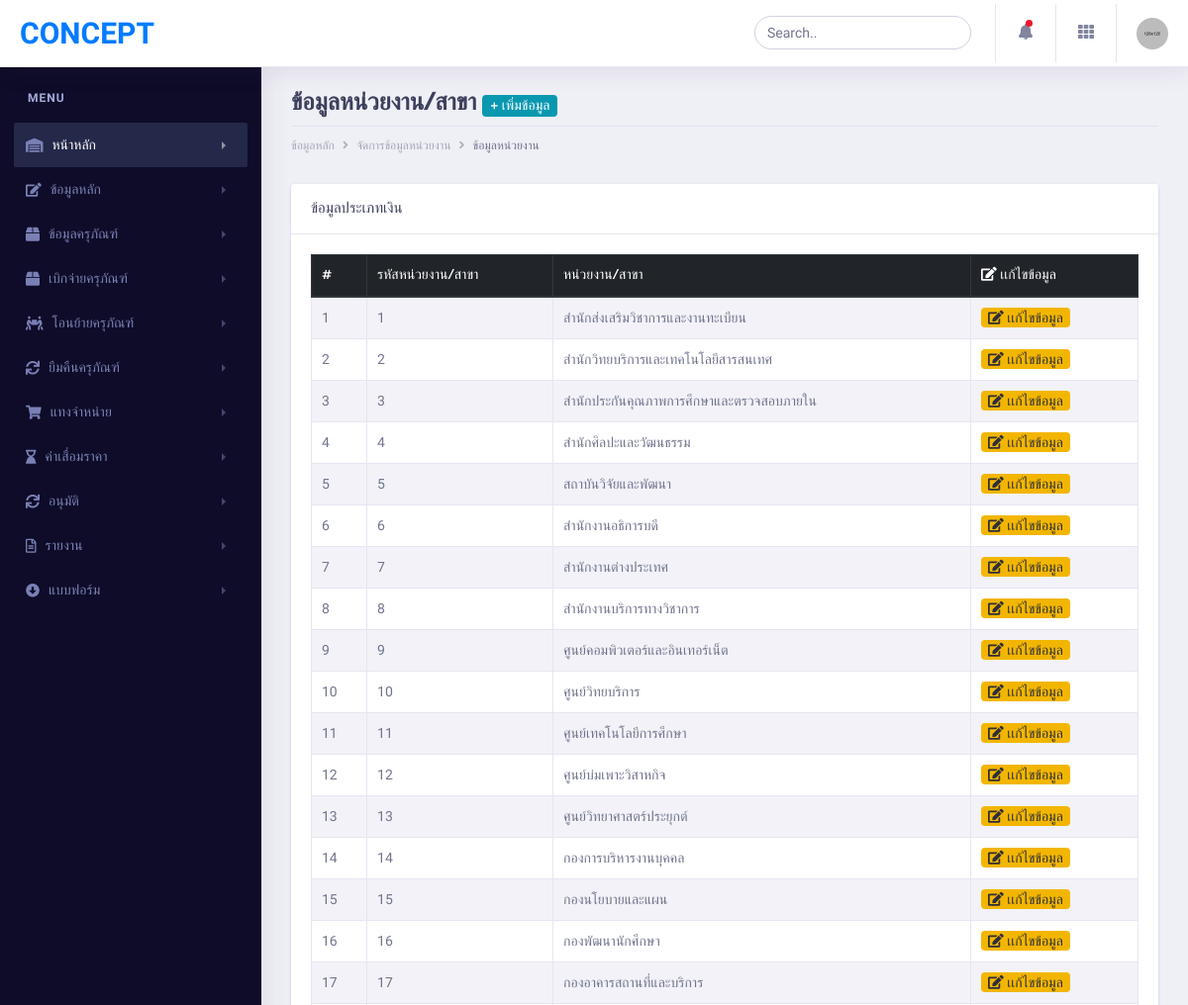
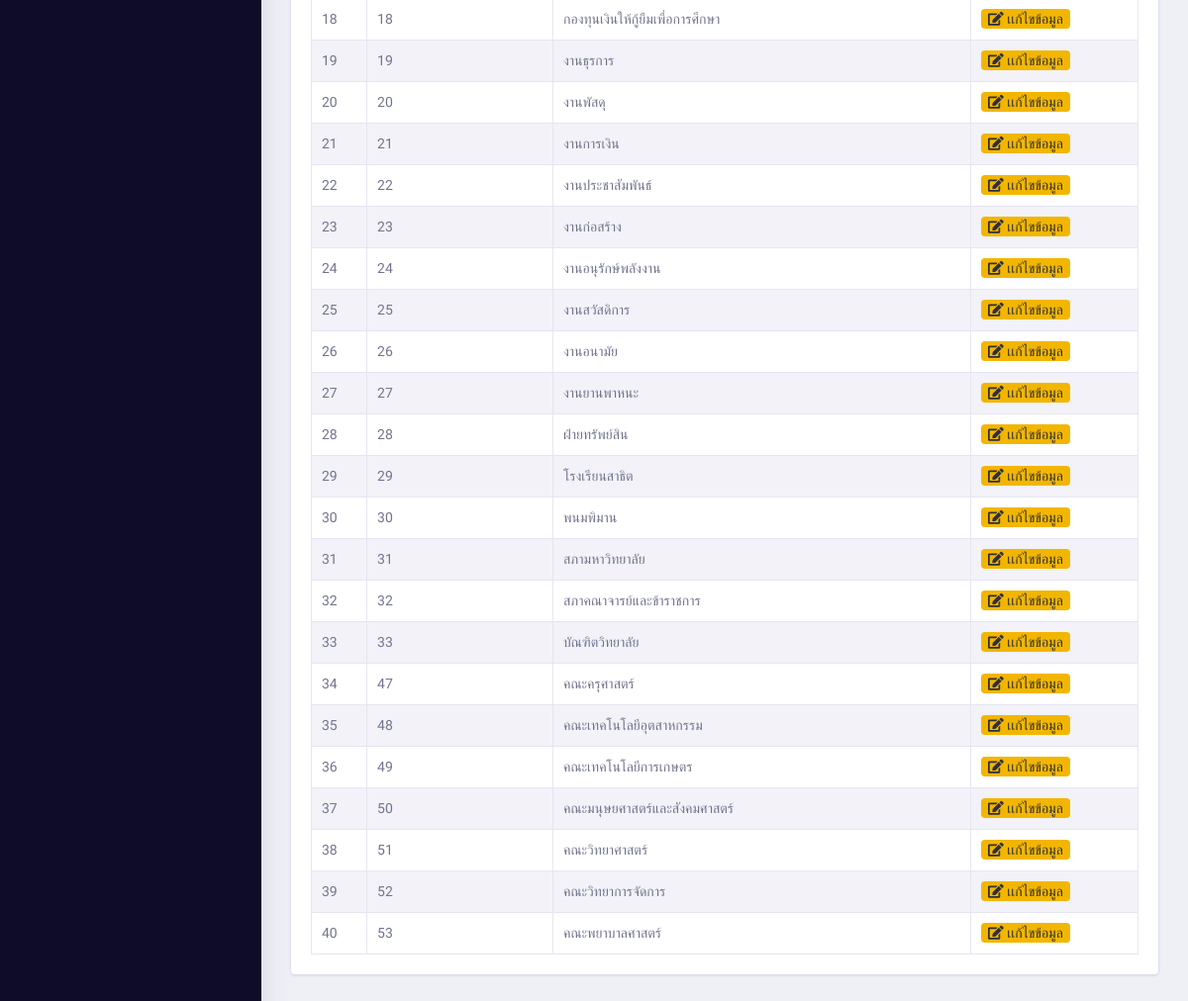
The page /?page=agency (signed in) on the database its author committed (2 pictures, top to bottom).
### tables this page shows
CREATE TABLE `agencys` (
  `agency_id` int(11) NOT NULL AUTO_INCREMENT COMMENT 'รหัสประเภทหน่วยงาน	',
  `agency_name` varchar(200) NOT NULL COMMENT 'ประเภทหน่วยงาน',
  `a` int(11) NOT NULL,
  PRIMARY KEY (`agency_id`)
);

### page/agency.php (the view, shortened to what this page needs)
<?php
include 'dbconnect.php';
$select_agencys = "SELECT * FROM agencys";
$result = mysqli_query($connect, $select_agencys);
?>
<!DOCTYPE html>
<html lang="en">
<head>
</head>
<body>
    <div class="dashboard-wrapper">
        <div class="container-fluid  dashboard-content">
            <div class="row">
                <div class="col-xl-12 col-lg-12 col-md-12 col-sm-12 col-12">
                    <div class="page-header">
                        <h1 class="pageheader-title"><b>ข้อมูลหน่วยงาน/สาขา</b>
                            <button type="button" class="btn badge badge-pill badge-info" data-toggle="modal"
                                data-target=".bd-example-modal-lg">+ เพิ่มข้อมูล </button>
                        </h1>
                        <div class="page-breadcrumb">
                            <nav aria-label="breadcrumb">
                                <ol class="breadcrumb">
                                    <li class="breadcrumb-item"><a href="#" class="breadcrumb-link">ข้อมูลหลัก</a></li>
                                    <li class="breadcrumb-item"><a href="#"
                                            class="breadcrumb-link">จัดการข้อมูลหน่วยงาน</a></li>
                                    <li class="breadcrumb-item active" aria-current="page">ข้อมูลหน่วยงาน</li>
                                </ol>
                            </nav>
                        </div>
                    </div>
                </div>
                <div class="col-md-12">
                    <div class="card">
                        <h5 class="card-header">ข้อมูลประเภทเงิน</h5>
                        <div class="card-body">
                            <table class="table table-striped table-bordered">
                                <thead class="thead-dark">
                                    <tr>
                                        <th scope="col">#</th>
                                        <th scope="col"> รหัสหน่วยงาน/สาขา</th>
                                        <th scope="col"> หน่วยงาน/สาขา</th>
                                        <th scope="col"><i class="fa fa-edit"></i> เเก้ไขข้อมูล</th>
                                    </tr>
                                </thead>
                                <tbody>
                                    <?php $i = 1;
                                while ($row = mysqli_fetch_assoc($result)) { ?>
                                    <tr>
                                        <td><?= $i++; ?></td>
                                        <td><?= $row['agency_id'] ?></td>
                                        <td><?= $row['agency_name'] ?></td>
                                        <td>
                                            <a href="?page=edit_agency&agc_id&agency_id=<?php echo $row["agency_id"] ?>" class="badge badge-pill badge-warning"><i class="fa fa-edit"> </i> เเก้ไขข้อมูล </a>
                                        </td>
                                    </tr>
                                    <?php } ?>
                                </tbody>
                            </table>
                        </div>
                    </div>
                </div>
            </div>
        </div>
    </div>
    </div>
</body>
</html>

### index.php (shortened to what this page needs)
<?php
if(isset($_GET['page'])){
    include "view/head.php";
    include "view/navber.php";
    include "view/left_sidebar.php";
    include "page/".$_GET['page'].".php";
    include "view/end.php";
}
else{
include "view/head.php";
include "view/navber.php";
include "view/left_sidebar.php";
include "view/end.php";
}
?>

### view/head.php (shortened to what this page needs)
<!doctype html>
<html lang="en">
<head>
    <link rel="stylesheet" href="assets/vendor/bootstrap/css/bootstrap.min.css">
    <link href="assets/vendor/fonts/circular-std/style.css" rel="stylesheet">
    <link rel="stylesheet" href="assets/libs/css/style.css">
    <link rel="stylesheet" href="assets/vendor/fonts/fontawesome/css/fontawesome-all.css">
    <link rel="stylesheet" href="assets/vendor/charts/chartist-bundle/chartist.css">
    <link rel="stylesheet" href="assets/vendor/charts/morris-bundle/morris.css">
    <link rel="stylesheet" href="assets/vendor/fonts/material-design-iconic-font/css/materialdesignicons.min.css">
    <link rel="stylesheet" href="assets/vendor/charts/c3charts/c3.css">
    <link rel="stylesheet" href="assets/vendor/fonts/flag-icon-css/flag-icon.min.css">
    <link href="https://unpkg.com/gijgo@1.9.13/css/gijgo.min.css" rel="stylesheet" type="text/css" />
    <link rel="stylesheet" href="../assets/vendor/bootstrap/css/bootstrap.min.css">
    <link href="../assets/vendor/fonts/circular-std/style.css" rel="stylesheet">
    <link rel="stylesheet" href="../assets/libs/css/style.css">
    <link rel="stylesheet" href="../assets/vendor/fonts/fontawesome/css/fontawesome-all.css">
    <link rel="stylesheet" href="../assets/vendor/bootstrap-select/css/bootstrap-select.css">
</head>
<body>

### view/navber.php (shortened to what this page needs)
<div class="dashboard-main-wrapper">
    <div class="dashboard-header">
        <nav class="navbar navbar-expand-lg bg-white fixed-top">
            <a class="navbar-brand" href="index.html">Concept</a>
            <div class="collapse navbar-collapse " id="navbarSupportedContent">
                <ul class="navbar-nav ml-auto navbar-right-top">
                    <li class="nav-item">
                        <div id="custom-search" class="top-search-bar">
                            <input class="form-control" type="text" placeholder="Search..">
                        </div>
                    </li>
                    <li class="nav-item dropdown notification">
                        <a class="nav-link nav-icons" href="#" id="navbarDropdownMenuLink1" data-toggle="dropdown" aria-haspopup="true" aria-expanded="false"><i class="fas fa-fw fa-bell"></i> <span class="indicator"></span></a>
                    </li>
                    <li class="nav-item dropdown connection">
                        <a class="nav-link" href="#" id="navbarDropdown" role="button" data-toggle="dropdown" aria-haspopup="true" aria-expanded="false"> <i class="fas fa-fw fa-th"></i> </a>
                    </li>
                    <li class="nav-item dropdown nav-user">
                        <a class="nav-link nav-user-img" href="#" id="navbarDropdownMenuLink2" data-toggle="dropdown" aria-haspopup="true" aria-expanded="false"><img src="assets/images/avatar-1.jpg" alt="" class="user-avatar-md rounded-circle"></a>
                    </li>
                </ul>
            </div>
        </nav>
    </div>

### view/left_sidebar.php (shortened to what this page needs)
<div class="nav-left-sidebar sidebar-dark">
    <div class="menu-list">
        <nav class="navbar navbar-expand-lg navbar-light">
            <div class="collapse navbar-collapse" id="navbarNav">
                <ul class="navbar-nav flex-column">
                    <li class="nav-divider">
                        Menu
                    </li>
                    <li class="nav-item ">
                        <a class="nav-link active" href="#" data-toggle="collapse" aria-expanded="false"
                            data-target="#submenu-1" aria-controls="submenu-1"><i
                                class="fas fa-warehouse"></i>หน้าหลัก<span class="badge badge-success">6</span></a>
                    </li>
                    <li class="nav-item">
                        <a class="nav-link" href="#" data-toggle="collapse" aria-expanded="false"
                            data-target="#submenu-2" aria-controls="submenu-2"><i class="fas fa-edit"></i>ข้อมูลหลัก</a>
                    </li>
                    <li class="nav-item">
                        <a class="nav-link" href="#" data-toggle="collapse" aria-expanded="false"
                            data-target="#submenu-3" aria-controls="submenu-3"><i
                                class=" fas fa-box"></i>ข้อมูลครุภัณฑ์</a>
                    </li>
                    <li class="nav-item">
                        <a class="nav-link" href="#" data-toggle="collapse" aria-expanded="false"
                            data-target="#submenu-10" aria-controls="submenu-3"><i
                                class=" fas fa-box"></i>เบิกจ่ายครุภัณฑ์</a>
                    </li>
                    <li class="nav-item ">
                        <a class="nav-link" href="#" data-toggle="collapse" aria-expanded="false"
                            data-target="#submenu-4" aria-controls="submenu-4"><i
                                class=" fas fa-people-carry"></i>โอนย้ายครุภัณฑ์</a>
                    </li>
                    <li class="nav-item">
                        <a class="nav-link" href="#" data-toggle="collapse" aria-expanded="false"
                            data-target="#submenu-5" aria-controls="submenu-5"><i
                                class="fas fa-sync"></i>ยืมคืนครุภัณฑ์</a>
                    </li>
                    <li class="nav-item">
                        <a class="nav-link" href="#" data-toggle="collapse" aria-expanded="false"
                            data-target="#submenu-6" aria-controls="submenu-6"><i class="fas fa-shopping-cart"></i>
                            แทงจำหน่าย </a>
                    </li>
                    <li class="nav-item">
                        <a class="nav-link" href="#" data-toggle="collapse" aria-expanded="false"
                            data-target="#submenu-7" aria-controls="submenu-7"><i
                                class="fas fa-hourglass-end"></i>ค่าเสื่อมราคา </a>
                    </li>
                    <li class="nav-item">
                        <a class="nav-link" href="#" data-toggle="collapse" aria-expanded="false"
                            data-target="#submenu-11" aria-controls="submenu-5"><i
                                class="fas fa-sync"></i>อนุมัติ</a>
                    </li>
                    <li class="nav-item">
                        <a class="nav-link" href="#" data-toggle="collapse" aria-expanded="false"
                            data-target="#submenu-8" aria-controls="submenu-8"><i class="far fa-file-alt"></i>รายงาน</a>
                    </li>
                    <li class="nav-item">
                        <a class="nav-link" href="#" data-toggle="collapse" aria-expanded="false"
                            data-target="#submenu-9" aria-controls="submenu-9"><i
                                class="fas fa-arrow-alt-circle-down"></i>แบบฟอร์ม</a>
                    </li>
                </ul>
            </div>
        </nav>
    </div>
</div>

### view/end.php (shortened to what this page needs)
</body>
</html>

### view/head.php (style rules this page uses)
body { font-family: 'IBM Plex Sans Thai', sans-serif; font-family: 'Sarabun', sans-serif; }

### rows shown on the page
agencys: agency_id "1", agency_name "สำนักส่งเสริมวิชาการและงานทะเบียน"
agencys: agency_id "2", agency_name "สำนักวิทยบริการและเทคโนโลยีสารสนเทศ"
agencys: agency_id "3", agency_name "สำนักประกันคุณภาพการศึกษาและตรวจสอบภายใน"
agencys: agency_id "4", agency_name "สำนักศิลปะและวัฒนธรรม"
agencys: agency_id "5", agency_name "สถาบันวิจัยและพัฒนา"
agencys: agency_id "6", agency_name "สำนักงานอธิการบดี"
agencys: agency_id "7", agency_name "สำนักงานต่างประเทศ"
agencys: agency_id "8", agency_name "สำนักงานบริการทางวิชาการ"
agencys: agency_id "9", agency_name "ศูนย์คอมพิวเตอร์และอินเทอร์เน็ต"
agencys: agency_id "10", agency_name "ศูนย์วิทยบริการ"
agencys: agency_id "11", agency_name "ศูนย์เทคโนโลยีการศึกษา"
agencys: agency_id "12", agency_name "ศูนย์บ่มเพาะวิสาหกิจ"
agencys: agency_id "13", agency_name "ศูนย์วิทยาศาสตร์ประยุกต์"
agencys: agency_id "14", agency_name "กองการบริหารงานบุคคล"
agencys: agency_id "15", agency_name "กองนโยบายและแผน"
agencys: agency_id "16", agency_name "กองพัฒนานักศึกษา"
agencys: agency_id "17", agency_name "กองอาคารสถานที่และบริการ"
agencys: agency_id "18", agency_name "กองทุนเงินให้กู้ยืมเพื่อการศึกษา"
agencys: agency_id "19", agency_name "งานธุรการ"
agencys: agency_id "20", agency_name "งานพัสดุ"
agencys: agency_id "21", agency_name "งานการเงิน"
agencys: agency_id "22", agency_name "งานประชาสัมพันธ์"
agencys: agency_id "23", agency_name "งานก่อสร้าง"
agencys: agency_id "24", agency_name "งานอนุรักษ์พลังงาน"
agencys: agency_id "25", agency_name "งานสวัสดิการ"
agencys: agency_id "26", agency_name "งานอนามัย"
agencys: agency_id "27", agency_name "งานยานพาหนะ"
agencys: agency_id "28", agency_name "ฝ่ายทรัพย์สิน"
agencys: agency_id "29", agency_name "โรงเรียนสาธิต"
agencys: agency_id "30", agency_name "พนมพิมาน"
agencys: agency_id "31", agency_name "สภามหาวิทยาลัย"
agencys: agency_id "32", agency_name "สภาคณาจารย์และข้าราชการ"
agencys: agency_id "33", agency_name "บัณฑิตวิทยาลัย"
agencys: agency_id "47", agency_name "คณะครุศาสตร์"
agencys: agency_id "48", agency_name "คณะเทคโนโลยีอุตสาหกรรม"
agencys: agency_id "49", agency_name "คณะเทคโนโลยีการเกษตร"
agencys: agency_id "50", agency_name "คณะมนุษยศาสตร์และสังคมศาสตร์"
agencys: agency_id "51", agency_name "คณะวิทยาศาสตร์"
agencys: agency_id "52", agency_name "คณะวิทยาการจัดการ"
agencys: agency_id "53", agency_name "คณะพยาบาลศาสตร์"
